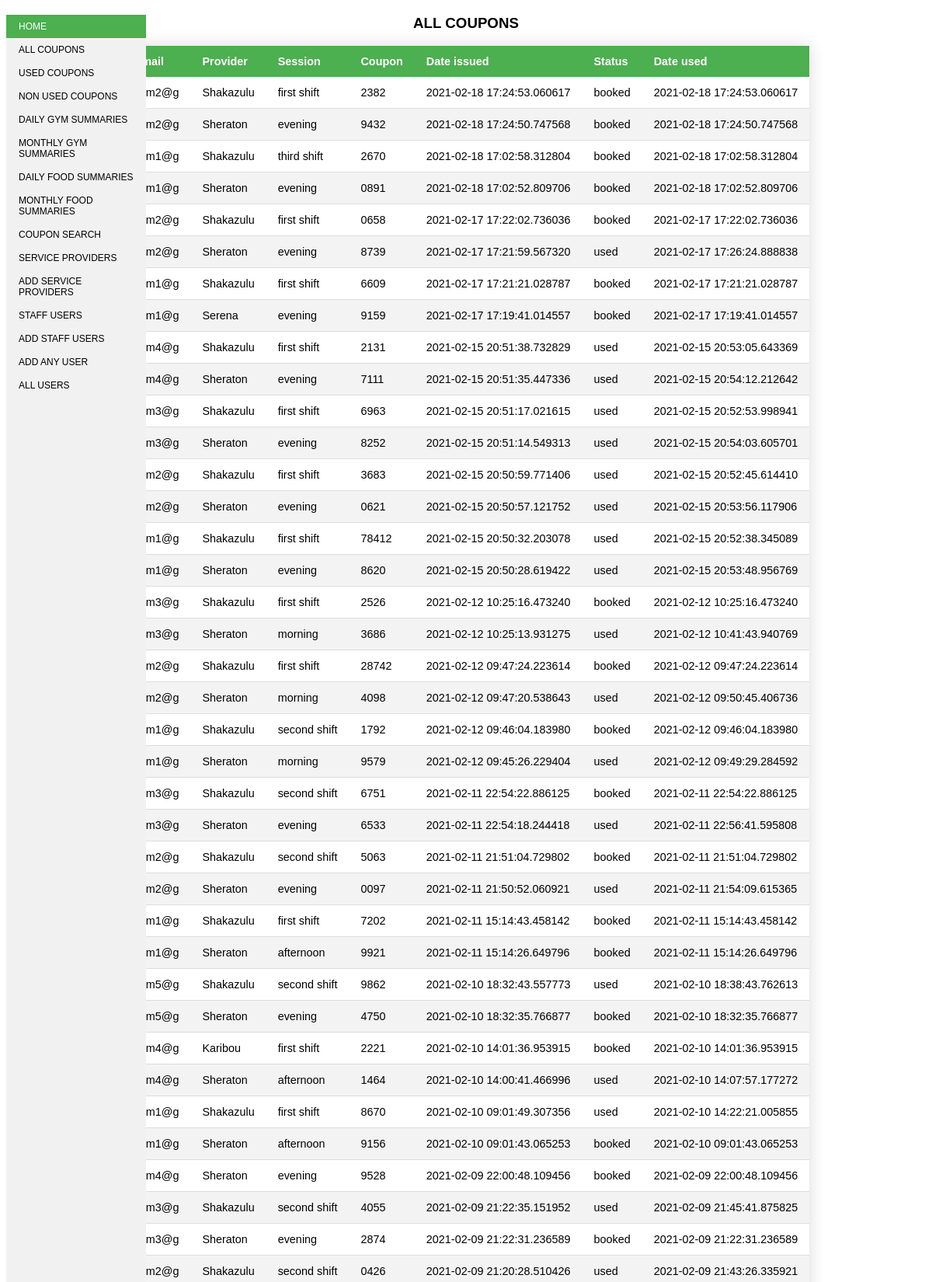
Page /show_all_coupons (upper part) on the committed database.
### models.py (models this page shows, shortened)
class Tockens(db.Model):
    id = db.Column('tocken_id', db.Integer, primary_key = True)
    email = db.Column(db.String(100))
    gym = db.Column(db.String(100))
    session = db.Column(db.String(100))
    coupon = db.Column(db.String(100), unique=True)
    date_issue = db.Column(db.DateTime, nullable=False, default=datetime.utcnow)
    status = db.Column(db.String(100))
    use_date = db.Column(db.DateTime, nullable=True)
    issue_day = db.Column(db.Date)
    coupon_fst = db.Column(db.Integer)
    service = db.Column(db.String(100))
    branch = db.Column(db.String(100))
    u_name = db.Column(db.String(100))
    stno = db.Column(db.String(100))
    next_day = db.Column(db.Date)
    use_day = db.Column(db.Date)

### main.py (the view)
@main.route('/show_all_coupons')
def show_all_coupons():
    headline ="ALL COUPONS"
    tockens = Tockens.query.order_by(Tockens.date_issue.desc()).all()
    return render_template('show_all_coupons.html',headline=headline, tockens=tockens )

### main.py (called while the page is built)
@main.before_request
def before_request():
    g.user = current_user

### templates/show_all_coupons.html
{% extends "base5.html" %}
{% block content %}
      <h3>
         {{ headline }}
      </h3>
      <table>
         <thead>
            <tr>
               <th>Email</th>
               <th>Provider</th>
               <th>Session</th>
               <th>Coupon</th>
               <th>Date issued</th>
               <th>Status</th>
               <th>Date used</th>
            </tr>
         </thead>
         <tbody>
            {% for tocken in tockens %}
               <tr>
                  <td>{{ tocken.email }}</td>
                  <td>{{ tocken.gym }}</td>
                  <td>{{ tocken.session }}</td>
                  <td>{{ tocken.coupon }}</td>
                  <td>{{ tocken.date_issue }}</td>
                  <td>{{ tocken.status }}</td>
                  <td>{{ tocken.use_date }}</td>
               </tr>
            {% endfor %}
         </tbody>
      </table>
{% endblock %}

### templates/base5.html (style rules this page uses)
table { border-collapse: collapse; margin-left: auto; margin-right: auto; font-size: 0.9em; font-family: sans-serif; min-width: 400px; box-shadow: 0 0 20px rgba(0, 0, 0, 0.15); }
table thead tr { background-color: #4CAF50; color: #ffffff; text-align: left; }
table th, table td { padding: 12px 15px; }
table tbody tr { border-bottom: 1px solid #dddddd; }
table tbody tr:nth-of-type(even) { background-color: #f3f3f3; }
h3, h1 { text-align:center; font-family: sans-serif; }

### rows in the picture
Tockens: email "sam2@g", gym "Shakazulu", session "first shift", coupon "2382", date_issue "2021-02-18 17:24:53.060617", status "booked", use_date "2021-02-18 17:24:53.060617"
Tockens: email "sam2@g", gym "Sheraton", session "evening", coupon "9432", date_issue "2021-02-18 17:24:50.747568", status "booked", use_date "2021-02-18 17:24:50.747568"
Tockens: email "sam1@g", gym "Shakazulu", session "third shift", coupon "2670", date_issue "2021-02-18 17:02:58.312804", status "booked", use_date "2021-02-18 17:02:58.312804"
Tockens: email "sam1@g", gym "Sheraton", session "evening", coupon "0891", date_issue "2021-02-18 17:02:52.809706", status "booked", use_date "2021-02-18 17:02:52.809706"
Tockens: email "sam2@g", gym "Shakazulu", session "first shift", coupon "0658", date_issue "2021-02-17 17:22:02.736036", status "booked", use_date "2021-02-17 17:22:02.736036"
Tockens: email "sam2@g", gym "Sheraton", session "evening", coupon "8739", date_issue "2021-02-17 17:21:59.567320", status "used", use_date "2021-02-17 17:26:24.888838"
Tockens: email "sam1@g", gym "Shakazulu", session "first shift", coupon "6609", date_issue "2021-02-17 17:21:21.028787", status "booked", use_date "2021-02-17 17:21:21.028787"
Tockens: email "sam1@g", gym "Serena", session "evening", coupon "9159", date_issue "2021-02-17 17:19:41.014557", status "booked", use_date "2021-02-17 17:19:41.014557"
Tockens: email "sam4@g", gym "Shakazulu", session "first shift", coupon "2131", date_issue "2021-02-15 20:51:38.732829", status "used", use_date "2021-02-15 20:53:05.643369"
Tockens: email "sam4@g", gym "Sheraton", session "evening", coupon "7111", date_issue "2021-02-15 20:51:35.447336", status "used", use_date "2021-02-15 20:54:12.212642"
Tockens: email "sam3@g", gym "Shakazulu", session "first shift", coupon "6963", date_issue "2021-02-15 20:51:17.021615", status "used", use_date "2021-02-15 20:52:53.998941"
Tockens: email "sam3@g", gym "Sheraton", session "evening", coupon "8252", date_issue "2021-02-15 20:51:14.549313", status "used", use_date "2021-02-15 20:54:03.605701"
Tockens: email "sam2@g", gym "Shakazulu", session "first shift", coupon "3683", date_issue "2021-02-15 20:50:59.771406", status "used", use_date "2021-02-15 20:52:45.614410"
Tockens: email "sam2@g", gym "Sheraton", session "evening", coupon "0621", date_issue "2021-02-15 20:50:57.121752", status "used", use_date "2021-02-15 20:53:56.117906"
Tockens: email "sam1@g", gym "Shakazulu", session "first shift", coupon "78412", date_issue "2021-02-15 20:50:32.203078", status "used", use_date "2021-02-15 20:52:38.345089"
Tockens: email "sam1@g", gym "Sheraton", session "evening", coupon "8620", date_issue "2021-02-15 20:50:28.619422", status "used", use_date "2021-02-15 20:53:48.956769"
Tockens: email "sam3@g", gym "Shakazulu", session "first shift", coupon "2526", date_issue "2021-02-12 10:25:16.473240", status "booked", use_date "2021-02-12 10:25:16.473240"
Tockens: email "sam3@g", gym "Sheraton", session "morning", coupon "3686", date_issue "2021-02-12 10:25:13.931275", status "used", use_date "2021-02-12 10:41:43.940769"
Tockens: email "sam2@g", gym "Shakazulu", session "first shift", coupon "28742", date_issue "2021-02-12 09:47:24.223614", status "booked", use_date "2021-02-12 09:47:24.223614"
Tockens: email "sam2@g", gym "Sheraton", session "morning", coupon "4098", date_issue "2021-02-12 09:47:20.538643", status "used", use_date "2021-02-12 09:50:45.406736"
Tockens: email "sam1@g", gym "Shakazulu", session "second shift", coupon "1792", date_issue "2021-02-12 09:46:04.183980", status "booked", use_date "2021-02-12 09:46:04.183980"
Tockens: email "sam1@g", gym "Sheraton", session "morning", coupon "9579", date_issue "2021-02-12 09:45:26.229404", status "used", use_date "2021-02-12 09:49:29.284592"
Tockens: email "sam3@g", gym "Shakazulu", session "second shift", coupon "6751", date_issue "2021-02-11 22:54:22.886125", status "booked", use_date "2021-02-11 22:54:22.886125"
Tockens: email "sam3@g", gym "Sheraton", session "evening", coupon "6533", date_issue "2021-02-11 22:54:18.244418", status "used", use_date "2021-02-11 22:56:41.595808"
Tockens: email "sam2@g", gym "Shakazulu", session "second shift", coupon "5063", date_issue "2021-02-11 21:51:04.729802", status "booked", use_date "2021-02-11 21:51:04.729802"
Tockens: email "sam2@g", gym "Sheraton", session "evening", coupon "0097", date_issue "2021-02-11 21:50:52.060921", status "used", use_date "2021-02-11 21:54:09.615365"
Tockens: email "sam1@g", gym "Shakazulu", session "first shift", coupon "7202", date_issue "2021-02-11 15:14:43.458142", status "booked", use_date "2021-02-11 15:14:43.458142"
Tockens: email "sam1@g", gym "Sheraton", session "afternoon", coupon "9921", date_issue "2021-02-11 15:14:26.649796", status "booked", use_date "2021-02-11 15:14:26.649796"
Tockens: email "sam5@g", gym "Shakazulu", session "second shift", coupon "9862", date_issue "2021-02-10 18:32:43.557773", status "used", use_date "2021-02-10 18:38:43.762613"
Tockens: email "sam5@g", gym "Sheraton", session "evening", coupon "4750", date_issue "2021-02-10 18:32:35.766877", status "booked", use_date "2021-02-10 18:32:35.766877"
Tockens: email "sam4@g", gym "Karibou", session "first shift", coupon "2221", date_issue "2021-02-10 14:01:36.953915", status "booked", use_date "2021-02-10 14:01:36.953915"
Tockens: email "sam4@g", gym "Sheraton", session "afternoon", coupon "1464", date_issue "2021-02-10 14:00:41.466996", status "used", use_date "2021-02-10 14:07:57.177272"
Tockens: email "sam1@g", gym "Shakazulu", session "first shift", coupon "8670", date_issue "2021-02-10 09:01:49.307356", status "used", use_date "2021-02-10 14:22:21.005855"
Tockens: email "sam1@g", gym "Sheraton", session "afternoon", coupon "9156", date_issue "2021-02-10 09:01:43.065253", status "booked", use_date "2021-02-10 09:01:43.065253"
Tockens: email "sam4@g", gym "Sheraton", session "evening", coupon "9528", date_issue "2021-02-09 22:00:48.109456", status "booked", use_date "2021-02-09 22:00:48.109456"
Tockens: email "sam3@g", gym "Shakazulu", session "second shift", coupon "4055", date_issue "2021-02-09 21:22:35.151952", status "used", use_date "2021-02-09 21:45:41.875825"
Tockens: email "sam3@g", gym "Sheraton", session "evening", coupon "2874", date_issue "2021-02-09 21:22:31.236589", status "booked", use_date "2021-02-09 21:22:31.236589"
Tockens: email "sam2@g", gym "Shakazulu", session "second shift", coupon "0426", date_issue "2021-02-09 21:20:28.510426", status "used", use_date "2021-02-09 21:43:26.335921"

### other values in the picture
{{ headline }} "ALL COUPONS"
